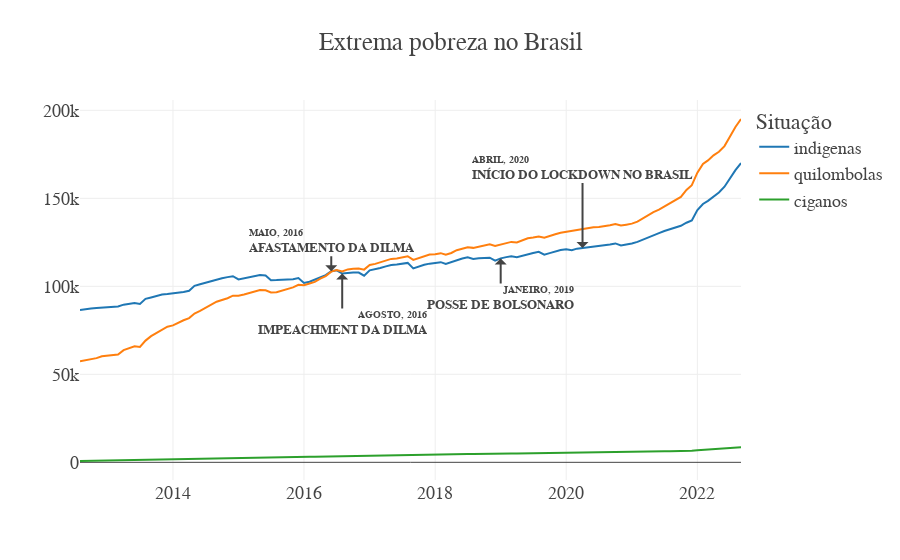

Source (notebook cell):
### Code cell
fig = go.Figure()


pobreza, pobreza_dilma1, pobreza_dilma2, pobreza_bolsonaro = datas('indigenas_extrema_pobreza')

fig.add_trace(go.Scatter(x=df['referencia'], y=df['indigenas_extrema_pobreza'], mode='lines', name='indigenas'))

fig.add_trace(go.Scatter(x=df['referencia'], y=df['quilombolas_extrema_pobreza'], mode='lines', name='quilombolas'))

fig.add_trace(go.Scatter(x=df['referencia'], y=df['ciganos_extrema_pobreza'], mode='lines', name='ciganos'))


fig.add_annotation(x=lockdown_date,y=pobreza,text='<span style="font-size:10px"><b>ABRIL, 2020</b></span><br><sup><b>INÍCIO DO LOCKDOWN NO BRASIL</b></sup>',align='left',ax=0,ay=-80)

fig.add_annotation(x=afastamento_dilma,y=pobreza_dilma1,text='<span style="font-size:10px"><b>MAIO, 2016</b></span><br><sup><b>AFASTAMENTO DA DILMA</b></sup>',align='left',ax= 0)

fig.add_annotation(x=impeachment,y=pobreza_dilma2,text='<span style="font-size:10px"><b>AGOSTO, 2016</b></span><br><sup><b>IMPEACHMENT DA DILMA</b></sup>',align='right',ax= 0, ay=50)

fig.add_annotation(x=posse_bolsonaro,y=pobreza_bolsonaro,text='<span style="font-size:10px"><b>JANEIRO, 2019</b></span><br><sup><b>POSSE DE BOLSONARO</b></sup>',align='right',ax= 0, ay=40)


fig.update_layout(
    title="Extrema pobreza no Brasil",
    legend_title='Situação',
    font=dict(
        family="Courier New, monospace",
        size=18
    ),
    template='none'
)

fig.show()
